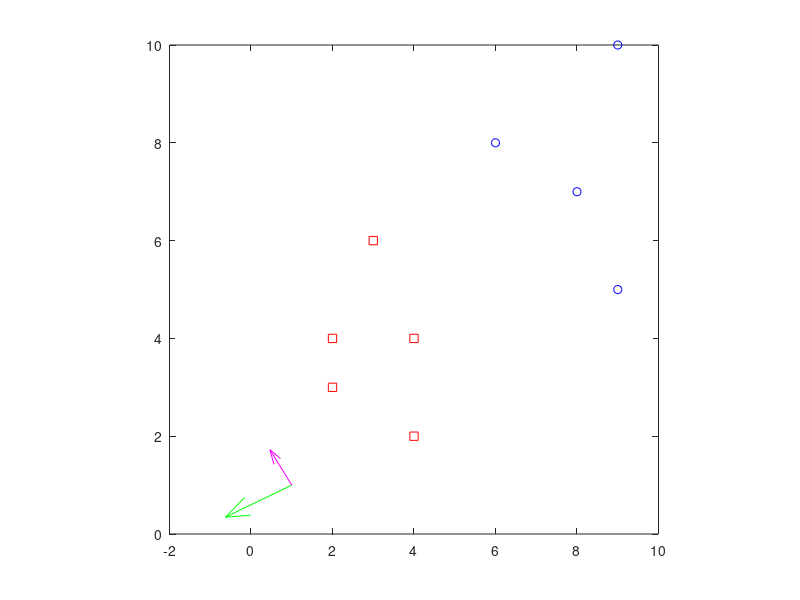

MATLAB code to generate this figure:
X1 = [4,2 ; 2,4; 2,3 ; 3,6; 4 ,4];
X2 = [9,10;6,8;9,5;8,7];
A1 = X1;
A2 = X2;
A = [A1;A2]
mu1 = mean(A1)'
mu2 = mean(A2)'

S1 = cov(X1)
S2 = cov(X2)

SW = S1+S2;

SB = (mu1-mu2)*(mu1-mu2)'

SX = SW^-1*SB

% I = eye(2);
% syms L
% h = SX-L*I
% solve(det(h))

[V,D] = eig(SX)
% [V,D] = svd(SX)
W1 = V(:,1);
W2 = V(:,2);

m1_m2 = mu1-mu2;
SB*m1_m2
SB*m1_m2./m1_m2
eig(SB)
m1_m2'*m1_m2
W1 = SW^-1*(m1_m2)
%
% disp('Sx*w1 == L2*w1')
% SX*W1
% L1 = D(1,1);
% L1*W1
%
% disp('Sx*w1 == L2*w1')
% SX*W2
% L2 = D(2,2);
% L2*W2

W = W1;
Y1 = X1*W;
Y2 = X2*W;

plot(X1(:,1),X1(:,2),'rs',X2(:,1),X2(:,2),'bo')
hold on
quiver(W(1),W(2),'g')
quiver(W2(1),W2(2),'m')
hold off
axis square

y = [Y1;Y2];
Jopt = abs(mean(y(1:5))-mean(y(6:9)))/(var(y(1:5))+var(y(6:9)))
JnonOpt = abs(mean(y([1 3 5 7 9]))-mean(y([2 4 6 8])))/(var(y([1 3 5 7 9]))+var(y([2 4 6 8])))
%% Paper Method
% n1 = size(A1,1);
% e1 = ones(n1,1);
% m1 = (mu1*e1')'
% A1_m1 = A1-m1
%
% n2 = size(A2,1);
% e2 = ones(n2,1);
% m2 = (mu2*e2')'
% A2_m2 = A2-m2
%
% Hw = [A1_m1 ; A2_m2]
%
% m = mean(A);
%%
s1 = zeros(2);
for i=1:5
    s1 = s1 + (X1(i,:)'-mu1)*((X1(i,:)'-mu1)');
end
